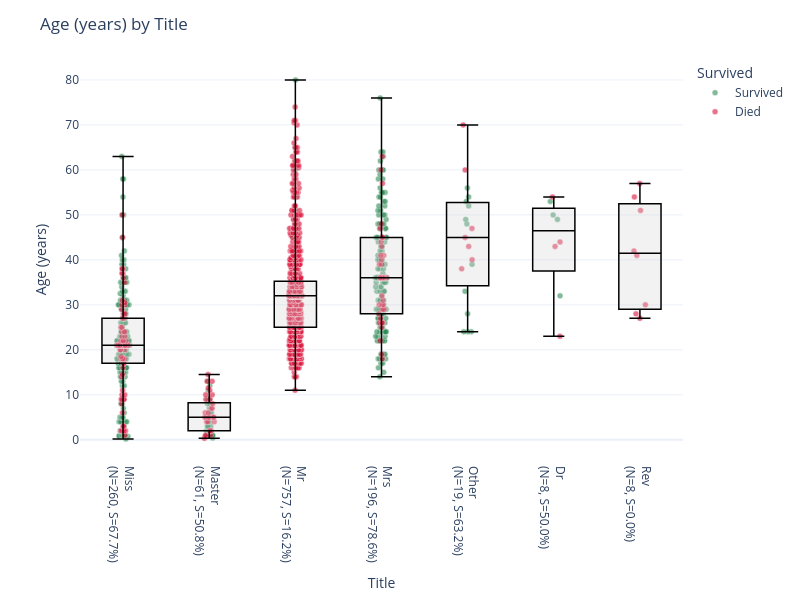

Notebook cell for this chart:
### Markdown cell above
### Was occupation a factor?

Interesting that all 8 of the reverands on board perished.

### Code cell
TitanicChartingHelper.create_strip_boxplot(titanic_passengers_cleaned, 'Title', 'Age')

### Figure 1 — Plotly figure (JSON) as saved in the notebook; plotly's stock layout.template omitted (floating-point values rounded to 4 significant figures; data arrays with more than 128 entries replaced by an {"elided": "..."} marker saying what was removed)
{"data": [{"alignmentgroup": "True", "boxpoints": "all", "customdata": {"elided": "500x4 mixed values"}, "fillcolor": "rgba(255,255,255,0)", "hoveron": "points", "hovertemplate": "Survived=Survived<br>Name=%{customdata[0]}<br>Sex=%{customdata[1]}<br>Pclass=%{customdata[2]}<br>Embarked=%{customdata[3]}<extra></extra>", "legendgroup": "Survived", "line": {"color": "rgba(255,255,255,0)"}, "marker": {"color": "#2E8B57", "line": {"color": "white", "width": 0.5}, "opacity": 0.6, "size": 6}, "name": "Survived", "offsetgroup": "Survived", "orientation": "v", "pointpos": 0, "showlegend": true, "type": "box", "x": {"elided": "500 str values"}, "x0": " ", "xaxis": "x", "y": {"elided": "500 float values"}, "y0": " ", "yaxis": "y"}, {"alignmentgroup": "True", "boxpoints": "all", "customdata": {"elided": "809x4 mixed values"}, "fillcolor": "rgba(255,255,255,0)", "hoveron": "points", "hovertemplate": "Survived=Died<br>Name=%{customdata[0]}<br>Sex=%{customdata[1]}<br>Pclass=%{customdata[2]}<br>Embarked=%{customdata[3]}<extra></extra>", "legendgroup": "Died", "line": {"color": "rgba(255,255,255,0)"}, "marker": {"color": "#DC143C", "line": {"color": "white", "width": 0.5}, "opacity": 0.6, "size": 6}, "name": "Died", "offsetgroup": "Died", "orientation": "v", "pointpos": 0, "showlegend": true, "type": "box", "x": {"elided": "809 str values"}, "x0": " ", "xaxis": "x", "y": {"elided": "809 float values"}, "y0": " ", "yaxis": "y"}, {"boxpoints": false, "fillcolor": "rgba(211,211,211,0.3)", "hoverinfo": "skip", "line": {"color": "black", "width": 1.5}, "showlegend": false, "type": "box", "x": ["Dr", "Dr", "Dr", "Dr", "Dr", "Dr", "Dr", "Dr"], "y": [43, 53, 50, 49, 44, 32, 54, 23]}, {"boxpoints": false, "fillcolor": "rgba(211,211,211,0.3)", "hoverinfo": "skip", "line": {"color": "black", "width": 1.5}, "showlegend": false, "type": "box", "x": ["Master", "Master", "Master", "Master", "Master", "Master", "Master", "Master", "Master", "Master", "Master", "Master", "Master", "Master", "Master", "Master", "Master", "Master", "Master", "Master", "Master", "Master", "Master", "Master", "Master", "Master", "Master", "Master", "Master", "Master", "Master", "Master", "Master", "Master", "Master", "Master", "Master", "Master", "Master", "Master", "Master", "Master", "Master", "Master", "Master", "Master", "Master", "Master", "Master", "Master", "Master", "Master", "Master", "Master", "Master", "Master", "Master", "Master", "Master", "Master", "Master"], "y": [0.9167, 11, 4, 13, 6, 1, 0.8333, 8, 8, 0.6667, 1, 2, 3, 0.8333, 3, 2, 13, 0.8333, 4, 5, 9, 3, 13, 5, 6, 9, 3, 0.3333, 1, 9, 9, 1, 11, 4, 5, 5, 6, 5, 5, 12, 9, 2, 6, 1, 7, 2, 0.75, 5, 10, 4, 7, 2, 8, 5, 14.5, 4, 10, 0.4167, 7, 5, 11.5]}, {"boxpoints": false, "fillcolor": "rgba(211,211,211,0.3)", "hoverinfo": "skip", "line": {"color": "black", "width": 1.5}, "showlegend": false, "type": "box", "x": {"elided": "260 str values"}, "y": {"elided": "260 float values"}}, {"boxpoints": false, "fillcolor": "rgba(211,211,211,0.3)", "hoverinfo": "skip", "line": {"color": "black", "width": 1.5}, "showlegend": false, "type": "box", "x": {"elided": "757 str values"}, "y": {"elided": "757 float values"}}, {"boxpoints": false, "fillcolor": "rgba(211,211,211,0.3)", "hoverinfo": "skip", "line": {"color": "black", "width": 1.5}, "showlegend": false, "type": "box", "x": {"elided": "196 str values"}, "y": {"elided": "196 int values"}}, {"boxpoints": false, "fillcolor": "rgba(211,211,211,0.3)", "hoverinfo": "skip", "line": {"color": "black", "width": 1.5}, "showlegend": false, "type": "box", "x": ["Other", "Other", "Other", "Other", "Other", "Other", "Other", "Other", "Other", "Other", "Other", "Other", "Other", "Other", "Other", "Other", "Other", "Other", "Other"], "y": [47, 24, 45, 70, 48, 49, 53, 24, 39, 52, 38, 33, 54, 24, 56, 40, 60, 28, 43]}, {"boxpoints": false, "fillcolor": "rgba(211,211,211,0.3)", "hoverinfo": "skip", "line": {"color": "black", "width": 1.5}, "showlegend": false, "type": "box", "x": ["Rev", "Rev", "Rev", "Rev", "Rev", "Rev", "Rev", "Rev"], "y": [51, 42, 54, 28, 57, 30, 27, 41]}], "layout": {"boxmode": "overlay", "height": 600, "legend": {"title": {"text": "Survived"}, "tracegroupgap": 0}, "margin": {"t": 60}, "title": {"text": "Age (years) by Title"}, "width": 800, "xaxis": {"anchor": "y", "domain": [0, 1], "tickmode": "array", "ticktext": ["Dr<br>(N=8, S=50.0%)", "Master<br>(N=61, S=50.8%)", "Miss<br>(N=260, S=67.7%)", "Mr<br>(N=757, S=16.2%)", "Mrs<br>(N=196, S=78.6%)", "Other<br>(N=19, S=63.2%)", "Rev<br>(N=8, S=0.0%)"], "tickvals": ["Dr", "Master", "Miss", "Mr", "Mrs", "Other", "Rev"], "title": {"text": "Title"}}, "yaxis": {"anchor": "x", "domain": [0, 1], "title": {"text": "Age (years)"}}}}
